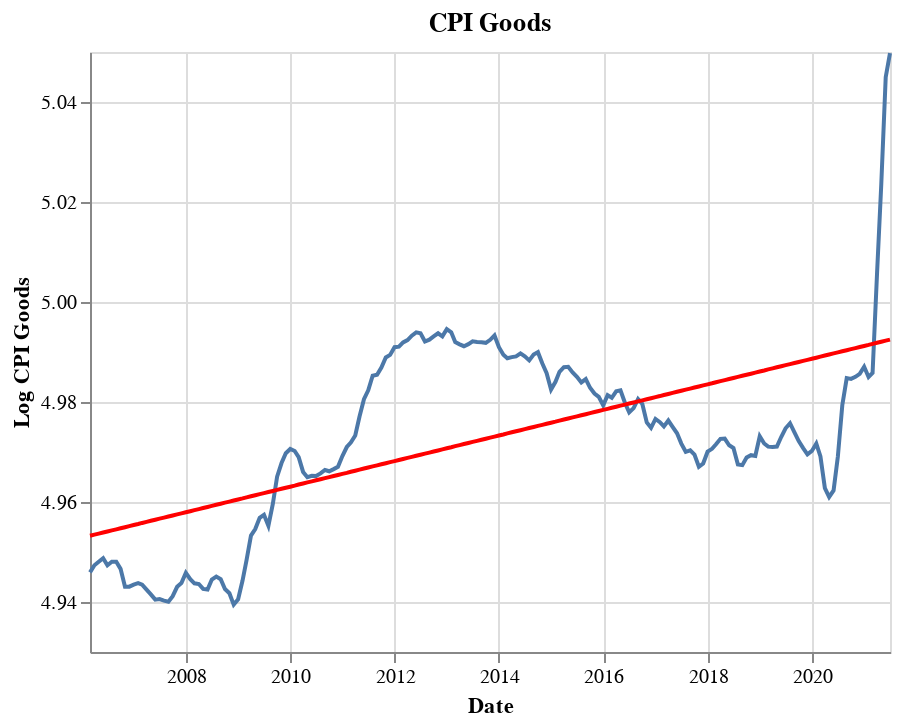

Here is the notebook cell this chart was saved with:
### Code cell
raw = alt.Chart(dat['2000':].reset_index(), title = 'CPI Goods').mark_line().encode(
    x=alt.X('index:T', axis=alt.Axis(title='Date')),
    y=alt.Y('ln_cpi_goods:Q', axis=alt.Axis(title='Log CPI Goods'), scale=alt.Scale(zero=False))
)

pred = alt.Chart(dat['2000':].reset_index()).mark_line(color = 'red').encode(
    x=alt.X('index:T'),
    y=alt.Y('longpred_ln_cpi_goods:Q', scale=alt.Scale(zero=False))
)


raw + pred

### Figure 1 — Vega-Lite specification as saved in the notebook (floating-point values rounded to 4 significant figures; data arrays with more than 128 entries replaced by an {"elided": "..."} marker saying what was removed)
{"config": {"view": {"continuousWidth": 400, "continuousHeight": 300}}, "layer": [{"data": {"name": "data-ed733087fd2269457180b55e839dbdef"}, "mark": "line", "encoding": {"x": {"type": "temporal", "axis": {"title": "Date"}, "field": "index"}, "y": {"type": "quantitative", "axis": {"title": "Log CPI Goods"}, "field": "ln_cpi_goods", "scale": {"zero": false}}}, "title": "CPI Goods"}, {"data": {"name": "data-ed733087fd2269457180b55e839dbdef"}, "mark": {"type": "line", "color": "red"}, "encoding": {"x": {"type": "temporal", "field": "index"}, "y": {"type": "quantitative", "field": "longpred_ln_cpi_goods", "scale": {"zero": false}}}}], "$schema": "https://vega.github.io/schema/vega-lite/v4.8.1.json", "datasets": {"data-ed733087fd2269457180b55e839dbdef": {"elided": "185 records"}}}
